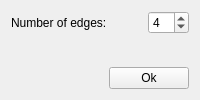
<?xml version="1.0" encoding="UTF-8"?>
<ui version="4.0">
 <class>AddParamPolygonal</class>
 <widget class="QWidget" name="AddParamPolygonal">
  <property name="geometry">
   <rect>
    <x>0</x>
    <y>0</y>
    <width>200</width>
    <height>100</height>
   </rect>
  </property>
  <property name="sizePolicy">
   <sizepolicy hsizetype="Minimum" vsizetype="Minimum">
    <horstretch>0</horstretch>
    <verstretch>0</verstretch>
   </sizepolicy>
  </property>
  <property name="windowTitle">
   <string>Polygonal fibers</string>
  </property>
  <layout class="QGridLayout" name="gridLayout">
   <item row="0" column="0">
    <layout class="QHBoxLayout" name="horizontalLayout_2">
     <item>
      <widget class="QLabel" name="label">
       <property name="text">
        <string>Number of edges:</string>
       </property>
      </widget>
     </item>
     <item>
      <spacer name="horizontalSpacer_2">
       <property name="orientation">
        <enum>Qt::Horizontal</enum>
       </property>
       <property name="sizeHint" stdset="0">
        <size>
         <width>40</width>
         <height>20</height>
        </size>
       </property>
      </spacer>
     </item>
     <item>
      <widget class="QSpinBox" name="spinBox_edges">
       <property name="minimum">
        <number>3</number>
       </property>
       <property name="value">
        <number>4</number>
       </property>
      </widget>
     </item>
    </layout>
   </item>
   <item row="1" column="0">
    <spacer name="verticalSpacer">
     <property name="orientation">
      <enum>Qt::Vertical</enum>
     </property>
     <property name="sizeHint" stdset="0">
      <size>
       <width>20</width>
       <height>20</height>
      </size>
     </property>
    </spacer>
   </item>
   <item row="2" column="0">
    <layout class="QHBoxLayout" name="horizontalLayout">
     <item>
      <spacer name="horizontalSpacer">
       <property name="orientation">
        <enum>Qt::Horizontal</enum>
       </property>
       <property name="sizeHint" stdset="0">
        <size>
         <width>40</width>
         <height>20</height>
        </size>
       </property>
      </spacer>
     </item>
     <item>
      <widget class="QPushButton" name="pushButton_ok">
       <property name="text">
        <string>Ok</string>
       </property>
      </widget>
     </item>
    </layout>
   </item>
  </layout>
 </widget>
 <resources/>
 <connections/>
</ui>
